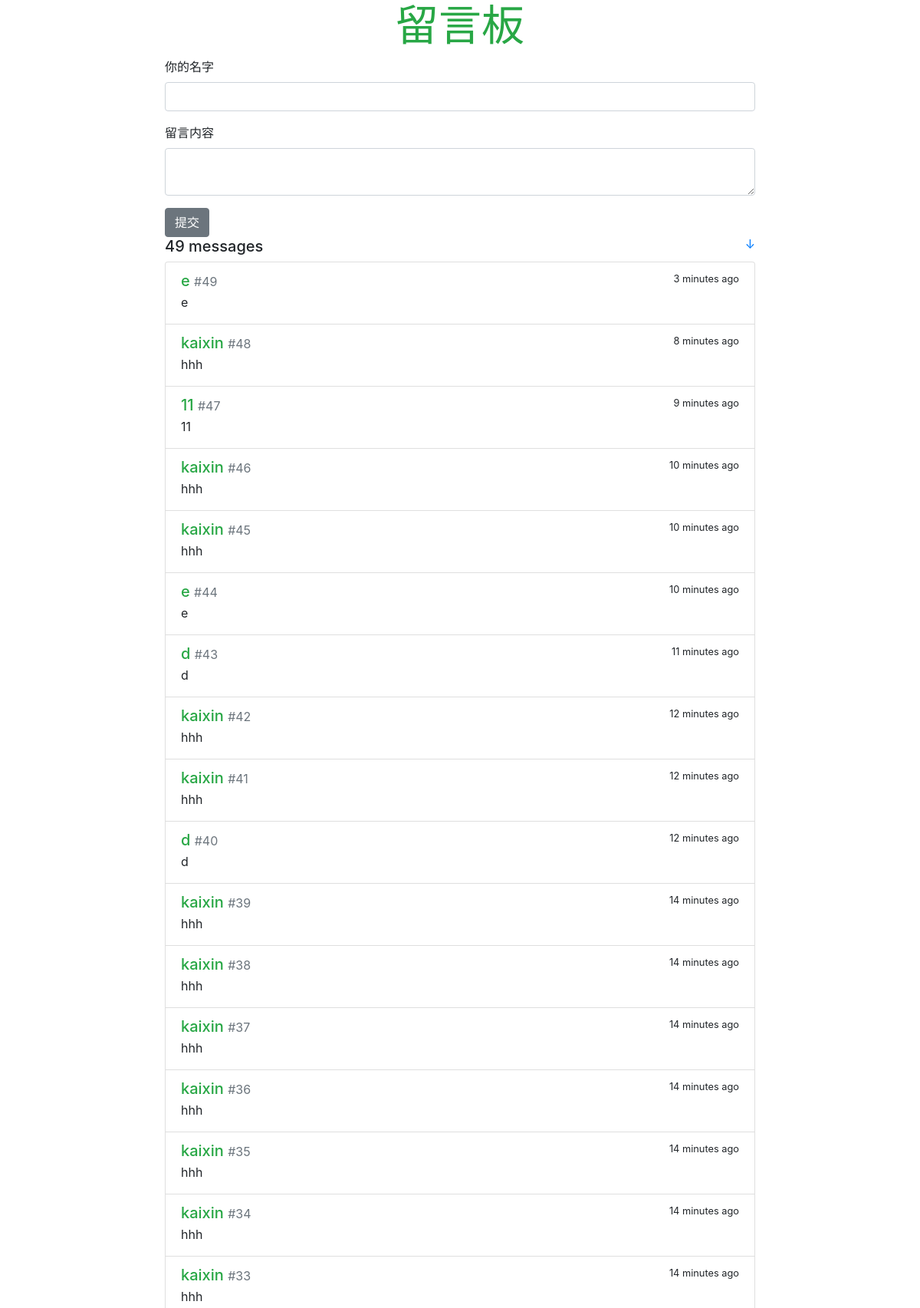
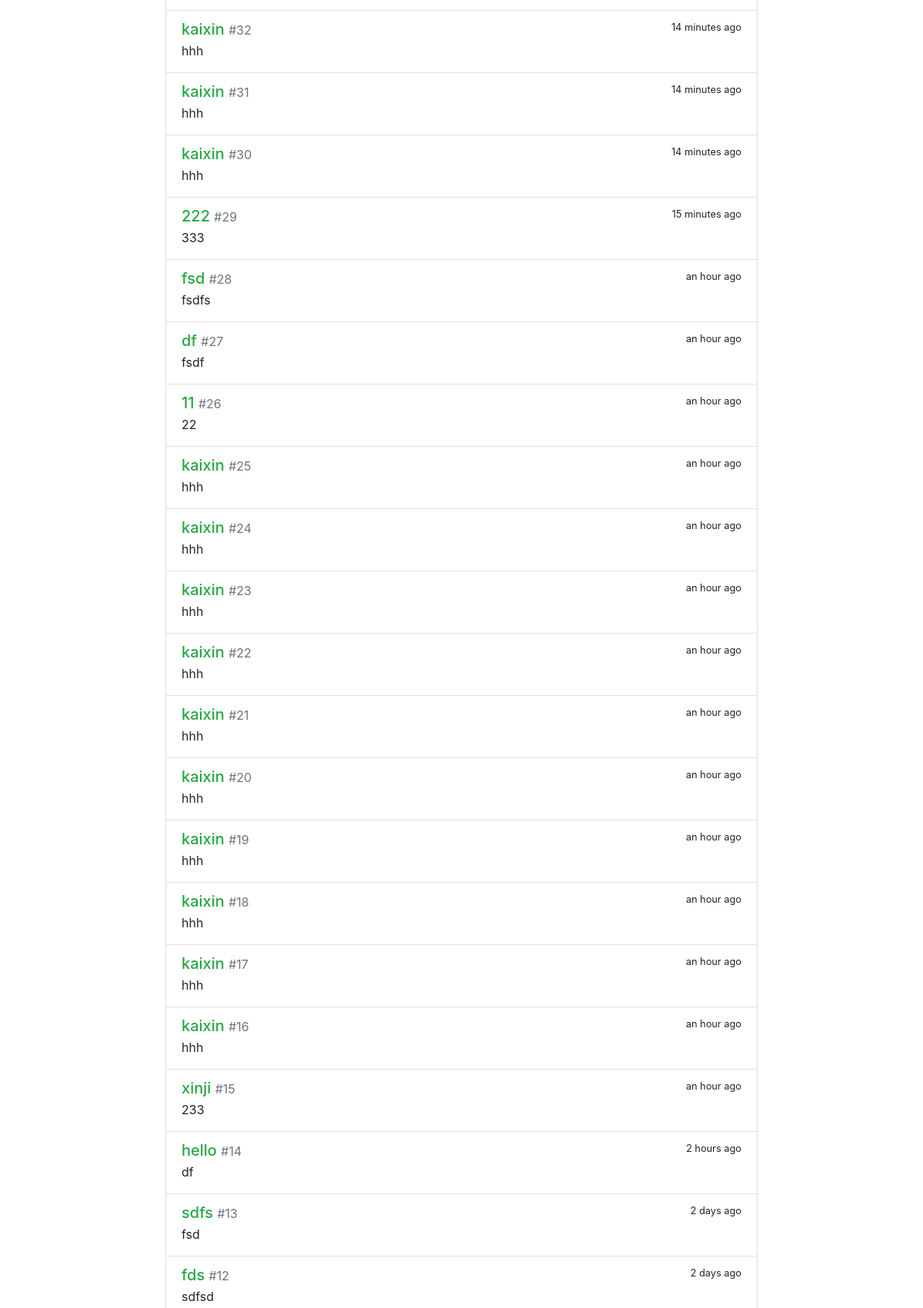
The page / (upper part) on the database its author committed (2 pictures, top to bottom).
### main/models/message.py (models this page shows, shortened)
class Message(db.Model):
    id = db.Column(db.Integer, primary_key=True)
    name = db.Column(db.String(20))
    content = db.Column(db.String(200))
    submit_time = db.Column(db.DateTime, default=datetime.utcnow, index=True)

### main/views/index.py (the view)
@app.route('/')
def index():
    messages = Message.query.order_by(Message.submit_time.desc()).all()
    reg_data = ''.join(random.sample(string.ascii_letters + string.digits, 60))
    resp = make_response(render_template('index.html', messages=messages, current_time=datetime.utcnow(), reg_data=reg_data))
    resp.set_cookie('reg_data', reg_data)
    return resp

### templates/index.html (shortened to what this page needs)
{% extends 'base.html' %}
{% block content %}
    <div>
        <form method="post" action="{{ url_for('submit') }}" id="message_form">
            <div class="form-group">
                <label class="form-control-lable" for="name">你的名字</label>
                <input class="form-control" name="name" required />
            </div>
            <div class="form-group">
                <label class="form-control-lable" for="message">留言内容</label>
                <textarea class="form-control" name="message" required></textarea>
            </div>
            <button type="button" class="btn btn-secondary" id="post_message">提交</button>
        </form>
    </div>
    <h5>{{ messages|length }} messages
        <small class="float-right">
            <a href="#bottom" title="Go Bottom">&darr;</a>
        </small>
    </h5>
    <div class="list-group">
        {% for message in messages %}
            <a class="list-group-item list-group-item-action flex-column">
                <div class="d-flex w-100 justify-content-between">
                    <h5 class="mb-1 text-success">{{ message.name }}
                        <small class="text-muted"> #{{ loop.revindex }}</small>
                    </h5>
                    <small data-toggle="tooltip" data-placement="top"
                           data-timestamp="{{ message.submit_time.strftime('%Y-%m-%d %H:%M:%S') }}"
                           data-delay="500">
                        {{ moment(message.submit_time).fromNow(refresh=True) }}
                    </small>
                </div>
                <p class="mb-1">{{ message.content }}</p>
            </a>
        {% endfor %}
    </div>
{% endblock %}

### templates/base.html (shortened to what this page needs)
<!DOCTYPE html>
<html lang="en">
<head>
    <link rel="stylesheet" type="text/css" href="{{ url_for('static', filename='css/bootstrap.min.css') }}"/>
    <link rel="stylesheet" type="text/css" href="{{ url_for('static', filename='css/style.css') }}">
</head>
<body>
<main class="container">
    <header>
        <h1 class="text-center display-4">
            <a class="text-success"><strong>留言板</strong></a>
        </h1>
    </header>
    {% block content %}
    {% endblock %}
</main>
</body>
</html>

### static/css/style.css (style rules this page uses)
.container { max-width: 800px; }

### rows shown on the page
Message: name "e", submit_time "3 minutes ago", content "e"
Message: name "kaixin", submit_time "8 minutes ago", content "hhh"
Message: name "11", submit_time "9 minutes ago", content "11"
Message: name "kaixin", submit_time "10 minutes ago", content "hhh"
Message: name "kaixin", submit_time "10 minutes ago", content "hhh"
Message: name "e", submit_time "10 minutes ago", content "e"
Message: name "d", submit_time "11 minutes ago", content "d"
Message: name "kaixin", submit_time "12 minutes ago", content "hhh"
Message: name "kaixin", submit_time "12 minutes ago", content "hhh"
Message: name "d", submit_time "12 minutes ago", content "d"
Message: name "kaixin", submit_time "14 minutes ago", content "hhh"
Message: name "kaixin", submit_time "14 minutes ago", content "hhh"
Message: name "kaixin", submit_time "14 minutes ago", content "hhh"
Message: name "kaixin", submit_time "14 minutes ago", content "hhh"
Message: name "kaixin", submit_time "14 minutes ago", content "hhh"
Message: name "kaixin", submit_time "14 minutes ago", content "hhh"
Message: name "kaixin", submit_time "14 minutes ago", content "hhh"
Message: name "kaixin", submit_time "14 minutes ago", content "hhh"
Message: name "kaixin", submit_time "14 minutes ago", content "hhh"
Message: name "kaixin", submit_time "14 minutes ago", content "hhh"
Message: name "222", submit_time "15 minutes ago", content "333"
Message: name "fsd", submit_time "an hour ago", content "fsdfs"
Message: name "df", submit_time "an hour ago", content "fsdf"
Message: name "11", submit_time "an hour ago", content "22"
Message: name "kaixin", submit_time "an hour ago", content "hhh"
Message: name "kaixin", submit_time "an hour ago", content "hhh"
Message: name "kaixin", submit_time "an hour ago", content "hhh"
Message: name "kaixin", submit_time "an hour ago", content "hhh"
Message: name "kaixin", submit_time "an hour ago", content "hhh"
Message: name "kaixin", submit_time "an hour ago", content "hhh"
Message: name "kaixin", submit_time "an hour ago", content "hhh"
Message: name "kaixin", submit_time "an hour ago", content "hhh"
Message: name "kaixin", submit_time "an hour ago", content "hhh"
Message: name "kaixin", submit_time "an hour ago", content "hhh"
Message: name "xinji", submit_time "an hour ago", content "233"
Message: name "hello", submit_time "2 hours ago", content "df"
Message: name "sdfs", submit_time "2 days ago", content "fsd"
Message: name "fds", submit_time "2 days ago", content "sdfsd"

### other values the page prints
{{ messages|length }} "49"
